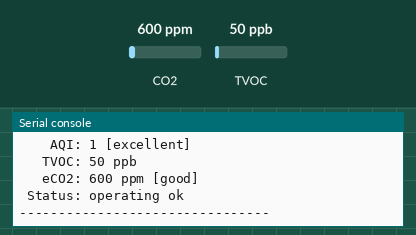
Bench run of a program on a simulated Raspberry Pi Pico running MicroPython. Parts: the last lines printed to the serial console. Inputs (shaded band) come from the test bench; at power-on: CO2 600 ppm, TVOC 50 ppb.

Above: at 1.2 s.
1.3 s: CO2 set to 452 ppm
At 2.4 s:
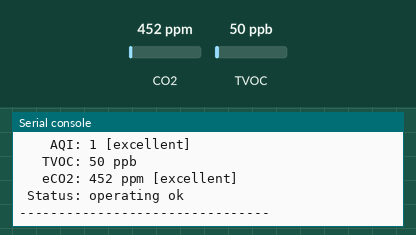
4.5 s: TVOC set to 250 ppb
7.5 s: CO2 set to 1050 ppm
At 8.8 s:
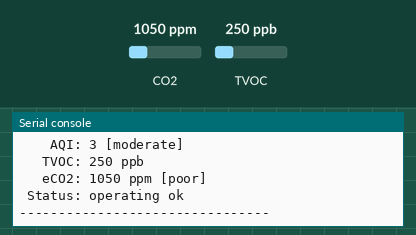
10.5 s: TVOC set to 750 ppb
13.5 s: CO2 set to 1700 ppm
At 14.9 s:
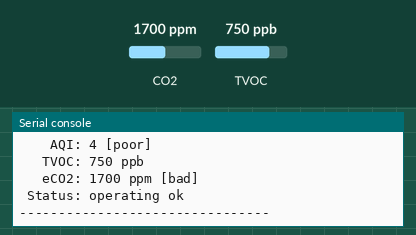
Timing chart, 0 to 16.5 s (numbered marks = the images above; inputs shaded):
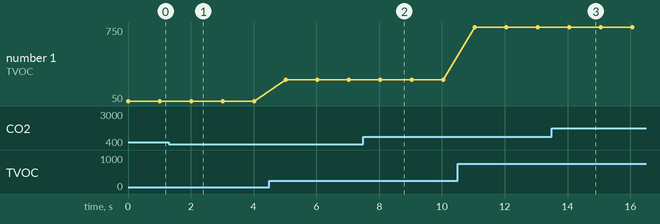

Measured:
- after the input at 1.3 s, the serial console: prints a new line after 0.71 s (image 1)
- after the input at 7.5 s, the serial console: prints a new line after 0.53 s (image 2)
- after the input at 13.5 s, the serial console: prints a new line after 0.55 s (image 3)
- plotted number 1: 50 → 250 after the input at 4.5 s, 250 → 750 after the input at 10.5 s

The program:

main.py
```python
# Read air quality metrics from the PiicoDev Air Quality Sensor ENS160
# Shows three metrics: AQI, TVOC and eCO2

from PiicoDev_ENS160 import PiicoDev_ENS160 # import the device driver
from PiicoDev_Unified import sleep_ms       # a cross-platform sleep function
from machine import Pin

sensor = PiicoDev_ENS160(bus=0,scl=Pin(17), sda=Pin(16),freq=400000)   # Initialise the ENS160 module

while True:
    # Read from the sensor
    aqi = sensor.aqi
    tvoc = sensor.tvoc
    eco2 = sensor.eco2

    # Print air quality metrics
    print('    AQI: ' + str(aqi.value) + ' [' + str(aqi.rating) +']')
    print('   TVOC: ' + str(tvoc) + ' ppb')
    print('   eCO2: ' + str(eco2.value) + ' ppm [' + str(eco2.rating) +']')
    print(' Status: ' + sensor.operation)
    print('--------------------------------')
    #print('TVOC: ' + str(tvoc) + '   eCO2: ' + str(eco2.value))

    sleep_ms(1000)
```
